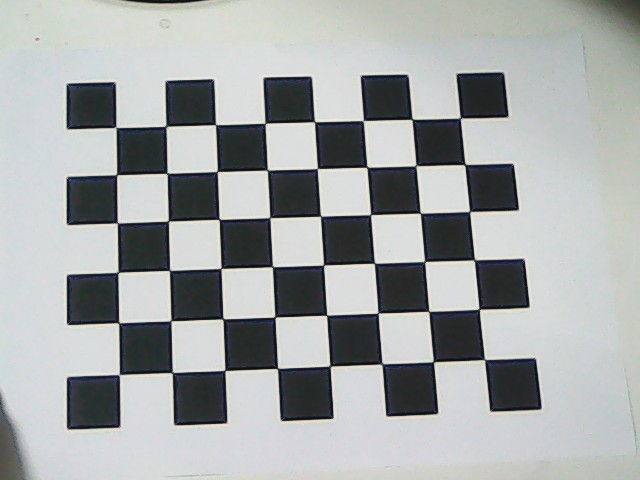
#> input picture calibration/calib/WIN_20250509_17_10_03_Pro.jpg, 640 x 480 px
$ python -i marker_detector.py   (imports and definitions only)
#> lines starting #> are read from the running program, lines starting #| are printed output that depends on the picture
#> in detect_and_visualize, image is the input picture: shape (480, 640, 3); mean B, G, R 166.4, 166.6, 163.3
#!/usr/bin/env python3
"""
标记点检测器

专门用于检测图像中的圆形标记点
支持多种检测算法和参数优化

作者: AI Assistant
日期: 2025-01-18
"""

import cv2
import numpy as np
import os
from typing import List, Tuple, Optional
# 优化后的检测参数配置
OPTIMIZED_PARAMS = {
    'min_threshold': 40,
    'max_threshold': 160,
    'threshold_step': 5,
    'min_area': 100,
    'max_area': 200,        # 优化后: 200
    'min_circularity': 0.8, # 优化后: 0.8
    'min_convexity': 0.85,
    'min_inertia_ratio': 0.3,
    'filter_by_color': True,
    'blob_color': 0,
    'clahe_clip_limit': 2.0,
    'clahe_tile_size': 8,
}

class MarkerDetector:
    """标记点检测器"""

    def __init__(self, camera_calibration_file=None):
        """
        初始化标记点检测器

        Args:
            camera_calibration_file: 相机标定文件路径（可选）
        """
        self.camera_matrix = None
        self.dist_coeffs = None

        # 如果提供了标定文件，加载相机参数
        if camera_calibration_file:
            self.load_camera_parameters(camera_calibration_file)

    # [27 lines left out: function load_camera_parameters, not called in this run]

    def detect_markers_blob(self, image, debug=False):
        """
        使用Blob检测方法检测标记点

        Args:
            image: 输入图像
            debug: 是否显示调试信息

        Returns:
            markers: 检测到的标记点坐标列表 [(x, y), ...]
        """
#> called with debug = True
        # 转换为灰度图
        if len(image.shape) == 3:
            gray = cv2.cvtColor(image, cv2.COLOR_BGR2GRAY)
        else:
            gray = image.copy()

        # 图像预处理 - 直方图均衡化
        clahe = cv2.createCLAHE(clipLimit=2.0, tileGridSize=(8,8))
        enhanced = clahe.apply(gray)
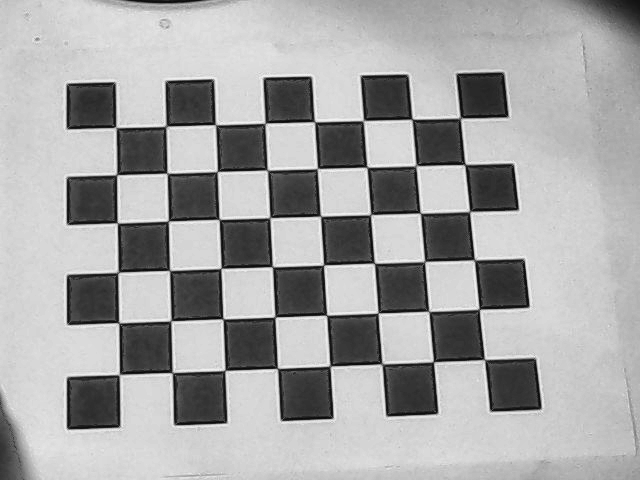
#> enhanced: shape (480, 640); min 4, max 244, mean 165.2

        # 使用优化后的参数配置
        config = OPTIMIZED_PARAMS

        # 设置Blob检测参数 - 使用优化后的配置
        params = cv2.SimpleBlobDetector_Params()

        # 阈值设置
        params.minThreshold = config['min_threshold']
        params.maxThreshold = config['max_threshold']
        params.thresholdStep = config['threshold_step']

        # 颜色过滤 - 检测深色标记点
        params.filterByColor = config['filter_by_color']
        params.blobColor = config['blob_color']

        # 面积过滤 - 使用优化后参数
        params.filterByArea = True
        params.minArea = config['min_area']      # 100
        params.maxArea = config['max_area']      # 200 (优化后)

        # 圆度过滤 - 使用优化后参数
        params.filterByCircularity = True
        params.minCircularity = config['min_circularity']  # 0.8 (优化后)

        # 凸度过滤 - 确保形状规整
        params.filterByConvexity = True
        params.minConvexity = config['min_convexity']      # 0.85

        # 惯性过滤 - 椭圆度要求
        params.filterByInertia = True
        params.minInertiaRatio = config['min_inertia_ratio']  # 0.3

        # 创建检测器并执行检测
        detector = cv2.SimpleBlobDetector_create(params)
        keypoints = detector.detect(enhanced)
#> keypoints = ()

        # 转换为坐标列表
        markers = [(kp.pt[0], kp.pt[1]) for kp in keypoints]
#> markers = []

        if debug:
            print(f"检测到 {len(markers)} 个标记点")
#| 检测到 0 个标记点
            for i, (x, y) in enumerate(markers):
                print(f"  标记点{i+1}: ({x:.1f}, {y:.1f})")
#> this loop made 0 passes

        return markers

    # [116 lines left out: functions select_three_key_points, undistort_image, not called in this run]

    def detect_and_visualize(self, image_path, save_result=False, show_abc_points=True):
        """
        检测标记点并可视化结果

        Args:
            image_path: 图像文件路径
            save_result: 是否保存结果图像
            show_abc_points: 是否显示A、B、C三个关键点

        Returns:
            markers: 检测到的标记点坐标
            result_image: 标注了标记点的结果图像
            abc_points: A、B、C三个关键点 (如果show_abc_points=True)
        """
        # 读取图像
        image = cv2.imread(image_path)
        if image is None:
            raise ValueError(f"无法读取图像: {image_path}")

        # 去畸变（如果有标定参数）
        if self.camera_matrix is not None:
            image = self.undistort_image(image)

        # 检测标记点
        markers = self.detect_markers_blob(image, debug=True)
#> markers = []

        # 创建结果图像
        result_image = image.copy()
        abc_points = None

        # 选择A、B、C三个关键点
        if show_abc_points and len(markers) >= 3:
            abc_points = self.select_three_key_points(markers)

            if abc_points:
                # 先绘制所有检测点（灰色）
                for i, (x, y) in enumerate(markers):
                    cv2.circle(result_image, (int(x), int(y)), 8, (128, 128, 128), 2)
                    cv2.putText(result_image, f"{i+1}", (int(x)+12, int(y)),
                               cv2.FONT_HERSHEY_SIMPLEX, 0.6, (128, 128, 128), 1)

                # 绘制A、B、C三个关键点（红色，更大）
                colors = {'A': (0, 0, 255), 'B': (0, 0, 255), 'C': (0, 0, 255)}  # 红色
                for label, (x, y) in abc_points.items():
                    # 绘制大红圈
                    cv2.circle(result_image, (int(x), int(y)), 15, colors[label], 4)
                    # 添加A、B、C标签
                    cv2.putText(result_image, label, (int(x)+20, int(y)),
                               cv2.FONT_HERSHEY_SIMPLEX, 1.2, colors[label], 3)

                # 绘制连接线
                # A-B线（最长边）
                cv2.line(result_image,
                        (int(abc_points['A'][0]), int(abc_points['A'][1])),
                        (int(abc_points['B'][0]), int(abc_points['B'][1])),
                        (255, 0, 0), 2)  # 蓝色线

                # A-C线或B-C线（最短边）
                dist_ac = np.sqrt((abc_points['A'][0] - abc_points['C'][0])**2 +
                                 (abc_points['A'][1] - abc_points['C'][1])**2)
                dist_bc = np.sqrt((abc_points['B'][0] - abc_points['C'][0])**2 +
                                 (abc_points['B'][1] - abc_points['C'][1])**2)

                if dist_ac < dist_bc:
                    # A-C是最短边
                    cv2.line(result_image,
                            (int(abc_points['A'][0]), int(abc_points['A'][1])),
                            (int(abc_points['C'][0]), int(abc_points['C'][1])),
                            (0, 255, 255), 2)  # 黄色线
                else:
                    # B-C是最短边
                    cv2.line(result_image,
                            (int(abc_points['B'][0]), int(abc_points['B'][1])),
                            (int(abc_points['C'][0]), int(abc_points['C'][1])),
                            (0, 255, 255), 2)  # 黄色线

                # 分行显示信息文本，避免截断
                info_text1 = f"Detected: {len(markers)} markers"
                info_text2 = f"A({abc_points['A'][0]:.0f},{abc_points['A'][1]:.0f}) B({abc_points['B'][0]:.0f},{abc_points['B'][1]:.0f}) C({abc_points['C'][0]:.0f},{abc_points['C'][1]:.0f})"
            else:
                # 如果无法选择ABC点，使用普通绘制
                for i, (x, y) in enumerate(markers):
                    cv2.circle(result_image, (int(x), int(y)), 12, (0, 255, 0), 3)
                    cv2.putText(result_image, f"{i+1}", (int(x)+15, int(y)),
                               cv2.FONT_HERSHEY_SIMPLEX, 0.8, (0, 255, 0), 2)
                info_text = f"Detected: {len(markers)} markers (无法选择ABC点)"
        else:
            # 普通绘制模式
            for i, (x, y) in enumerate(markers):
                cv2.circle(result_image, (int(x), int(y)), 12, (0, 255, 0), 3)
                cv2.putText(result_image, f"{i+1}", (int(x)+15, int(y)),
                           cv2.FONT_HERSHEY_SIMPLEX, 0.8, (0, 255, 0), 2)
            info_text = f"Detected: {len(markers)} markers"
#> info_text = 'Detected: 0 markers'

        # 添加信息文本
        if show_abc_points and abc_points:
            # 分两行显示，避免文本过长被截断
            # 第一行：检测数量
            cv2.putText(result_image, info_text1, (10, 30),
                       cv2.FONT_HERSHEY_SIMPLEX, 0.8, (255, 255, 255), 3)
            cv2.putText(result_image, info_text1, (10, 30),
                       cv2.FONT_HERSHEY_SIMPLEX, 0.8, (0, 255, 0), 2)

            # 第二行：ABC坐标
            cv2.putText(result_image, info_text2, (10, 65),
                       cv2.FONT_HERSHEY_SIMPLEX, 0.7, (255, 255, 255), 3)
            cv2.putText(result_image, info_text2, (10, 65),
                       cv2.FONT_HERSHEY_SIMPLEX, 0.7, (255, 0, 0), 2)  # 红色文字
        else:
            # 单行显示
            cv2.putText(result_image, info_text, (10, 30),
                       cv2.FONT_HERSHEY_SIMPLEX, 0.8, (255, 255, 255), 3)
            cv2.putText(result_image, info_text, (10, 30),
                       cv2.FONT_HERSHEY_SIMPLEX, 0.8, (0, 255, 0), 2)
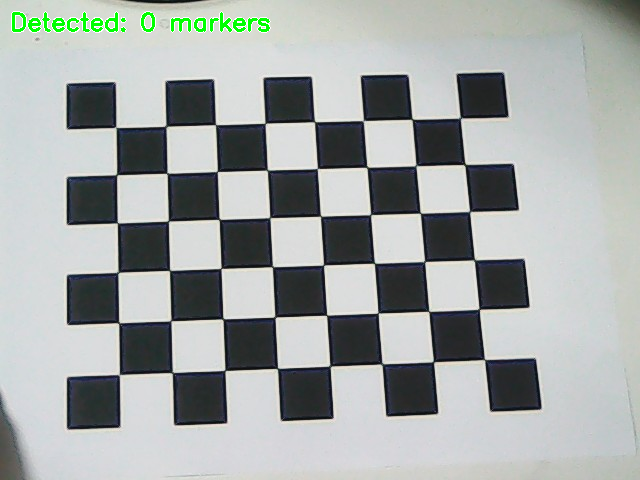
#> result_image: shape (480, 640, 3); mean B, G, R 165.4, 166.9, 162.2

        # 保存结果（如果需要）
        if save_result:
            base_name = os.path.splitext(os.path.basename(image_path))[0]
            result_path = f"detection_result_{base_name}.jpg"
            cv2.imwrite(result_path, result_image)
            print(f"结果已保存到: {result_path}")

        if show_abc_points:
            return markers, result_image, abc_points
        else:
            return markers, result_image

# [44 lines left out: function main, not called in this run]

# [3 lines not run here, left out]

>>> result = MarkerDetector().detect_and_visualize('../calibration/calib/WIN_20250509_17_10_03_Pro.jpg')
